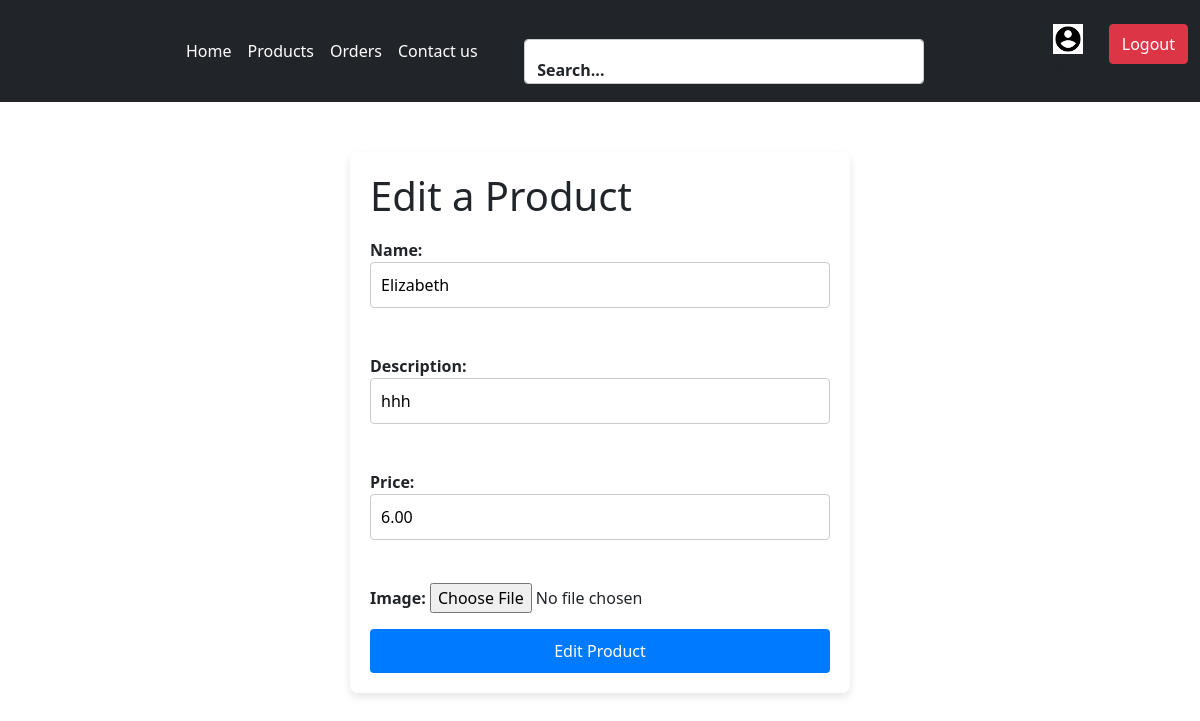
/products/edit/1/ (signed in), run on an earlier commit of the app's database.
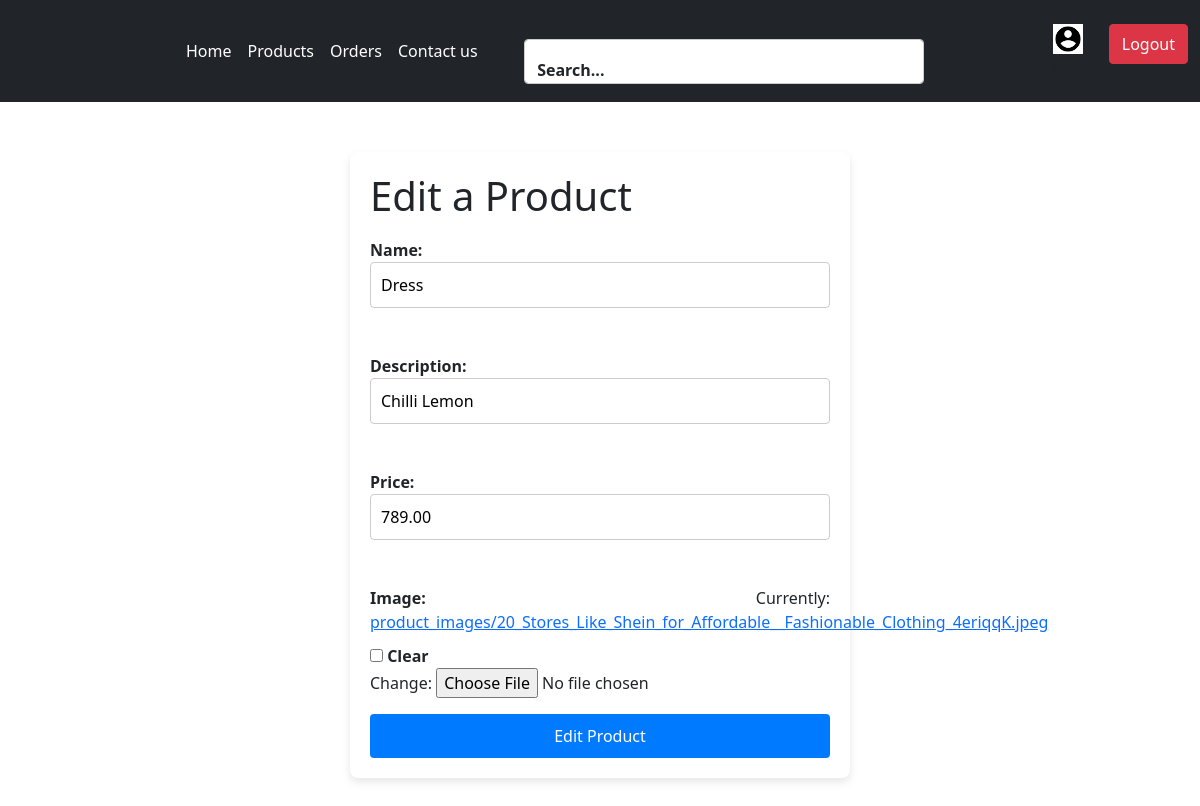
And on a later commit of the database.
### auths/models.py (models this page shows, shortened)
class Product(models.Model):
    name = models.CharField(max_length=255)
    description = models.CharField(max_length=255)
    price = models.DecimalField(max_digits=10,decimal_places=2)
    image = models.ImageField(upload_to='product_images/',blank=True,null=True)
    user=models.ForeignKey(User,on_delete=models.CASCADE,null=True)
    created_at=models.DateTimeField(auto_now_add=True, null=True)
    ordered=models.BooleanField(default=False,null=True)

### auths/views.py (the view)
# urls.py: path('products/edit/<int:id>/', views.edit_product, name='edit_product'),
@login_required
def edit_product(request,id):
    product =get_object_or_404(Product,id=id)
    if request.method == "POST":
        form = productform(request.POST ,request.FILES,instance=product)
        if form.is_valid():
            form.save()
            return redirect('products')
    else:
        form =productform(instance=product)
    return render(request, 'edit_product.html',{'form':form,'product':product})

### auths/productform.py
class productform(forms.ModelForm):
    class Meta:
        model = Product
        fields = ['name', 'description', 'price','image',]

### auths/templates/edit_product.html (shortened to what this page needs)
<!DOCTYPE html>
<html>
  <head>
    <link rel="stylesheet" href="">
    <link
    href="/your-path-to-fontawesome/css/fontawesome.css"
    rel="stylesheet"
  />
  <link
    href="/your-path-to-fontawesome/css/custom-icons.css"
    rel="stylesheet"
  />
  <link
    href="https://cdn.jsdelivr.net/npm/bootstrap@5.0.2/dist/css/bootstrap.min.css"
    rel="stylesheet"
>
  </head>
  <body>
    <nav class="navbar nav navbar-expand-lg navbar-light bg-dark">
      <div class="container-fluid">
        <div class="collapse navbar-collapse" id="navbarSupportedContent">
          <ul
            style="margin-left: 150px; color: white"
            class="navbar-nav me-auto mb-2 mb-lg-0 ml-25 text-white"
          >
            <li style="color: white" class="nav-item">
              <a
                style="color: white"
                class="nav-link active text-slate-50 g"
                aria-current="page"
                href="/"
                >Home</a
              >
            </li>
            <li class="nav-item">
              <a
                style="color: white"
                class="nav-link active g"
                aria-current="page"
                href="/products"
                >Products</a
              >
            </li>
            <li class="nav-item">
              <a
                style="color: white"
                class="nav-link active g"
                aria-current="page"
                href="/orders"
                >Orders</a
              >
            </li>
            <li class="nav-item">
              <a
                style="color: white"
                class="nav-link active g"
                aria-current="page"
                href="/contact"
                >Contact us</a
              >
            </li>
          </ul>
          <div
            style="margin-right: 8rem; width: 25rem; height: 2rem"
            class="mr-4 mb-2"
          >
            <div class="form-floating pt-2">
              <input
                style="height: 2.8rem"
                type="text"
                class="form-control"
                id="floatingInput"
                placeholder="search"
              />
              <label for="floatingInput">Search...</label>
            </div>
          </div>
          <div class="d-flex gap-4 mt-3">
            <div class="d-flex flex-column align-items-center">
              <img
                style="height: 30px; object-fit: cover"
              />
              <p>{{ user.username }}!</p>
            </div>
            <a href="{% url 'logout' %}">
              <button
                style="height: 40px; object-fit: cover"
                type="button"
                class="btn btn-danger w-full mb-2"
              >
                Logout
              </button>
            </a>
          </div>
        </div>
      </div>
    </nav>
    <div class="form-container">
      <h1>Edit a Product</h1>
      <form method="post" enctype="multipart/form-data">
        {% csrf_token %} {{ form.as_p }}
        <button type="submit">Edit Product</button>
      </form>
    </div>
  </body>
</html>

What changed in the data, as far as the page shows it:
changed Product: name "Elizabeth" → "Dress"; description "hhh" → "Chilli Lemon"; price "6.00" → "789.00"
Also different on the page:
form field as_p: (not shown) → "☐"
text no longer shown: "Name: Description: Price: Image:"
text now shown: "Name: Description: Price: Image: Currently: product_images/20_Stores_Like_Shein_for_Affordable__Fashionable_Clothing_4eriqqK.jpeg Clear Change:"
